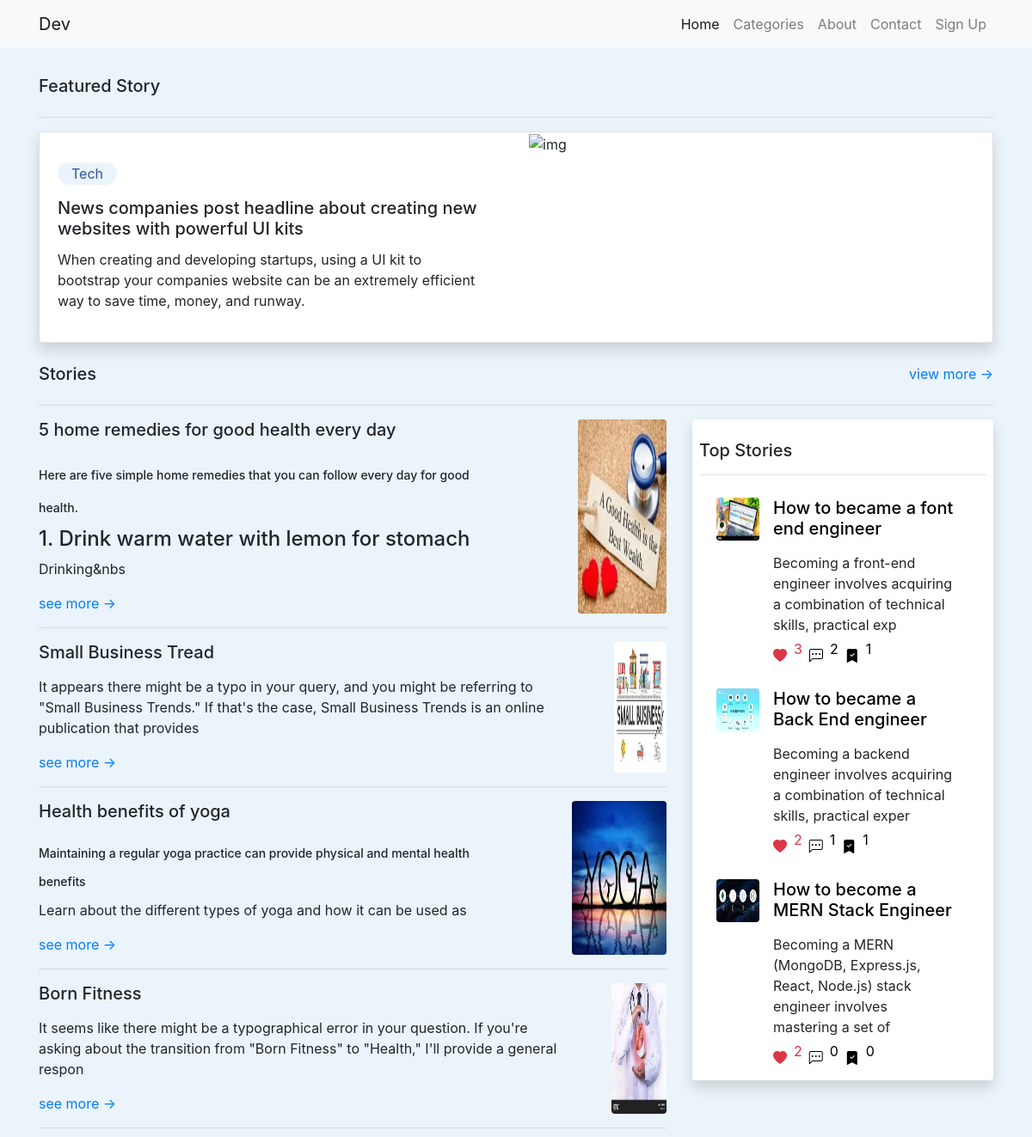
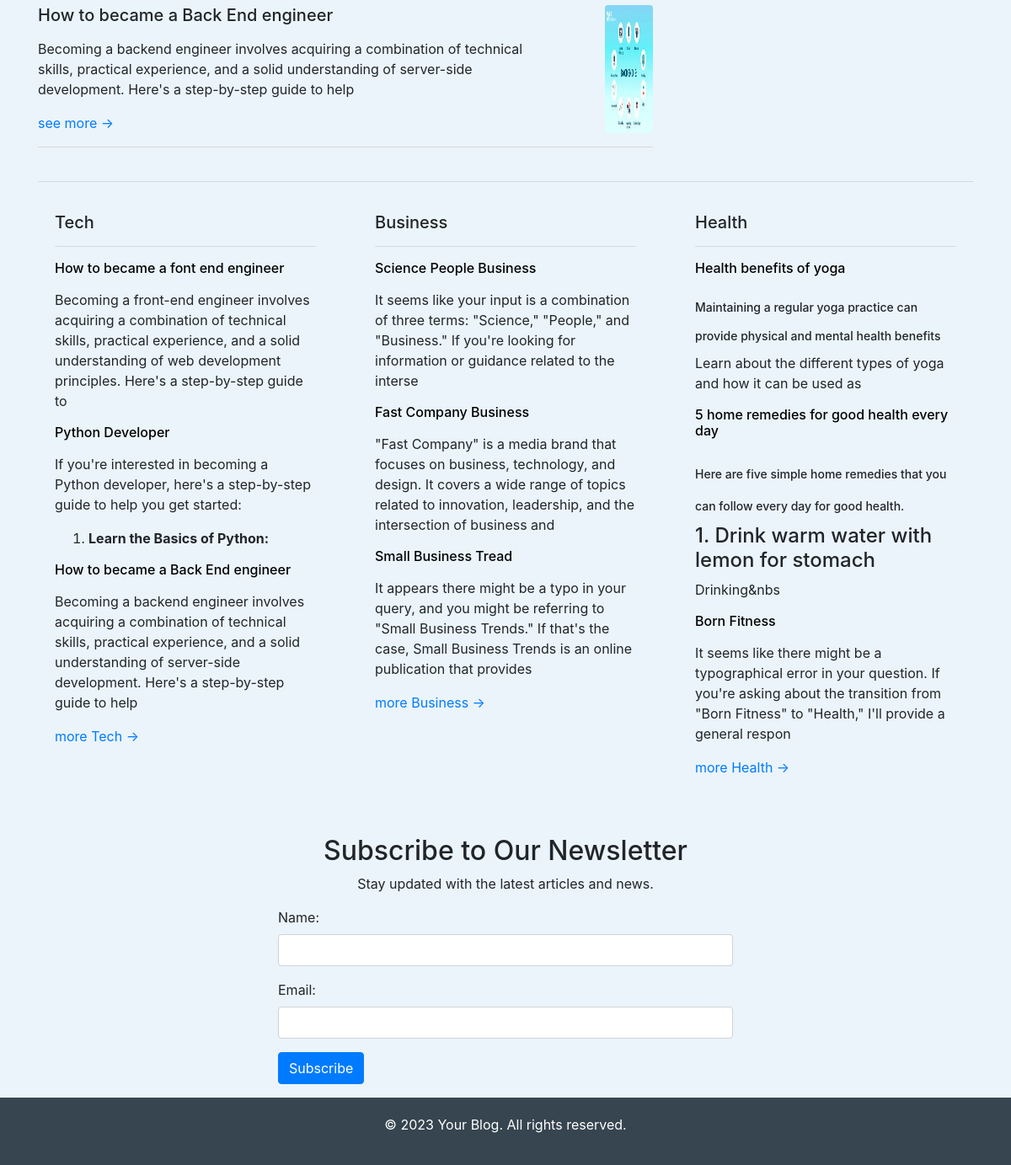
The page / on the database its author committed (2 pictures, top to bottom).
### blog/models.py (models this page shows, shortened)
class Post(models.Model):
  title = models.CharField(max_length=300)
  image = models.ImageField(upload_to='Post/',default='default.png')
  description = RichTextField()
  sub_category = models.ForeignKey(SubCategory,on_delete=models.CASCADE,blank=True,null=True)
  category = models.ForeignKey(Category,on_delete=models.CASCADE,blank=True,null=True)
  status = models.ForeignKey(Status,on_delete=models.CASCADE,blank=True,null=True)
  slug =AutoSlugField(populate_from='title',unique=True)
  likes = models.IntegerField(default=0,null=True,blank=True)
  comments = models.IntegerField(default=0,null=True,blank=True)
  bookmarks = models.IntegerField(default=0,null=True,blank=True)
  isLike = models.BooleanField(default=False, null=True,blank=True)
  isBookmark = models.BooleanField(default=False, null=True,blank=True)
  def get_like_count(self):
        return self.like_set.count()
  def get_comments_count(self):
        return self.comment_set.count()
  def get_bookmarks_count(self):
        return self.bookmark_set.count()

### blog/views.py (the view)
# urls.py: path('',HomePage,name="home"),
def HomePage(request):
  stories = Post.objects.all().order_by('?')[:5]
  stories_ordered_by_likes = Post.objects.all().order_by('-likes')[:3]
  filterTech= Post.objects.filter(Q(category__name ='Tech')).order_by('?')[:3]
  filterBusiness= Post.objects.filter(Q(category__name ='Business')).order_by('?')[:3]
  filterHealth= Post.objects.filter(Q(category__name ='Health')).order_by('?')[:3]
  context={
    'stories': stories,
    'filterTech': filterTech,
    'filterBusiness': filterBusiness,
    'filterHealth': filterHealth,
    'stories_ordered_by_likes':stories_ordered_by_likes,
  }
  return render(request, 'index.html', context)

### blog/context_processors.py (called while the page is built)
def category(request):
    categories = Category.objects.filter(parent_category=None)
    context = {
        'categories':categories
    }
    return context

### blog/templates/index.html
{% extends "base.html" %} {% block content %}
<section class="home_content mt-3">
  <div>{% include "Featured.html" %}</div>
  <div>{% include "Stories.html" %}</div>
  <div>{% include "filterCategory.html" %}</div>
  <div>{% include "subscribe.html" %}</div>
</section>
{% endblock content %}

### blog/templates/Stories.html
<div class="container mt-4">
  <div class="d-flex justify-content-between">
    <h5>Stories</h5>
    <a href="{% url 'allStory' %}">view more &rarr;</a>
  </div>
  <hr />
  <div class="mb-3">
    <div class="row g-2">
      <div class="col-md-8">
        {% for story in stories %}
        <div class="d-flex justify-content-between">
          <div class="">
            <div class="">
              <h5 class="">{{ story.title }}</h5>
              <p class="">{{ story.description|slice:"0:200" |safe }}</p>
              <a href="{% url 'postDetails' story.slug %}">see more &rarr;</a>
            </div>
          </div>
          <div class="d-flex justify-content-end">
            <img src="/media/{{story.image}}" class="w-50 rounded" alt="img" />
          </div>
        </div>
        <hr />
        {% endfor %}
      </div>
      <div class="col-md-4">
        <div class="Regular shadow rounded p-2" style="background-color: #ffff">
          <h5 class="mt-3">Top Stories</h5>
          <hr />
          {% for story in stories_ordered_by_likes %}
          <div style="margin-top: -10px; margin-bottom: -30px" class="">
            <div class="card-body d-flex">
              <img
                src="/media/{{story.image}}"
                class="rounded m-0 p-0"
                alt="Your Image"
                style="width: 50px; height: 50px"
              />
              <div class="mx-3">
                <a href="{% url 'postDetails' story.slug %}">
                  <h5 style="color: #000">{{ story.title }}</h5></a
                >
                <p class="">{{ story.description|slice:"0:100" |safe }}</p>
                <div style="margin-top: -20px" class="d-flex">
                  <span class="d-flex align-items-center text-danger"
                    ><i class="bi bi-heart-fill"></i>
                    <p class="p-2">{{story.get_like_count}}</p></span
                  >
                  <span style="color:black" class="d-flex align-items-center">
                   <i class="bi bi-chat-left-dots"></i>
                    <p class="p-2">{{story.get_comments_count}}</p>
                  </span>
                  <span style="color:black" class="d-flex align-items-center">
                  <i class="bi bi-bookmark-check-fill"></i>
                    <p class="p-2">{{story.get_bookmarks_count}}</p>
                  </span>
                </div>
              </div>
            </div>
          </div>
          {% endfor %}
        </div>
      </div>
    </div>
  </div>
</div>

### blog/templates/filterCategory.html
<section class="container mt-4">
  <hr />
  <div class="row row-cols-1 row-cols-md-3 g-4">
    <div class="col">
      <div class="">
        <div class="card-body">
          <h5 class="card-title">Tech</h5>
          <hr />
          {% for story in filterTech %}
          <div class="mt-3">
            <a style="color: black" href="{% url 'postDetails' story.slug  %}"><h6>{{ story.title }}</h6></a>
            <p class="card-text">{{ story.description|slice:"0:200" |safe }}</p>
          </div>
          {% endfor %}
          <div class="mt-3">
            <a href="{% url 'tech' %}">more Tech &rarr;</a>
          </div>
        </div>
      </div>
    </div>
    <div class="col">
      <div class="">
        <div class="card-body">
          <h5 class="card-title">Business</h5>
          <hr />
          {% for story in filterBusiness %}
          <div class="mt-3">
            <a style="color: black" href="{% url 'postDetails' story.slug  %}"><h6>{{ story.title }}</h6></a>
            <p class="card-text">{{ story.description|slice:"0:200" |safe }}</p>
          </div>
          {% endfor %}
          <div class="mt-3">
            <a href="{% url 'business'  %}">more Business &rarr;</a>
          </div>
        </div>
      </div>
    </div>
    <div class="col">
      <div class="">
        <div class="card-body">
          <h5 class="card-title">Health</h5>
          <hr />
          {% for story in filterHealth %}
          <div class="mt-3">
            <a style="color: black" href="{% url 'postDetails' story.slug  %}"><h6>{{ story.title }}</h6></a>
            <p class="card-text">{{ story.description|slice:"0:200" |safe }}</p>
          </div>
          {% endfor %}
          <div class="mt-3">
            <a href="{% url 'health'  %}">more Health &rarr;</a>
          </div>
        </div>
      </div>
    </div>
  </div>
</section>

### rows shown on the page
Post: title "5 home remedies for good health every day", description "Here are five simple home remedies that you can follow every day for good health. 1. Drink warm water with lemon for stomach Drinking&nbs", image (picture)
Post: title "Small Business Tread", description "It appears there might be a typo in your query, and you might be referring to \"Small Business Trends.\" If that's the case, Small Business Trends is an online publication that provides", image (picture)
Post: title "Health benefits of yoga", description "Maintaining a regular yoga practice can provide physical and mental health benefits Learn about the different types of yoga and how it can be used as", image (picture)
Post: title "Born Fitness", description "It seems like there might be a typographical error in your question. If you're asking about the transition from \"Born Fitness\" to \"Health,\" I'll provide a general respon", image (picture)
Post: title "How to became a Back End engineer", description "Becoming a backend engineer involves acquiring a combination of technical skills, practical experience, and a solid understanding of server-side development. Here's a step-by-step guide to help", image (picture), description "Becoming a backend engineer involves acquiring a combination of technical skills, practical exper", get_like_count "2", get_comments_count "1", get_bookmarks_count "1"
Post: image (picture), title "How to became a font end engineer", description "Becoming a front-end engineer involves acquiring a combination of technical skills, practical exp", get_like_count "3", get_comments_count "2", get_bookmarks_count "1", description "Becoming a front-end engineer involves acquiring a combination of technical skills, practical experience, and a solid understanding of web development principles. Here's a step-by-step guide to"
Post: image (picture), title "How to become a MERN Stack Engineer", description "Becoming a MERN (MongoDB, Express.js, React, Node.js) stack engineer involves mastering a set of", get_like_count "2", get_comments_count "0", get_bookmarks_count "0"
Post: title "Python Developer", description "If you're interested in becoming a Python developer, here's a step-by-step guide to help you get started: Learn the Basics of Python:"
Post: title "Science People Business", description "It seems like your input is a combination of three terms: \"Science,\" \"People,\" and \"Business.\" If you're looking for information or guidance related to the interse"
Post: title "Fast Company Business", description "\"Fast Company\" is a media brand that focuses on business, technology, and design. It covers a wide range of topics related to innovation, leadership, and the intersection of business and"
